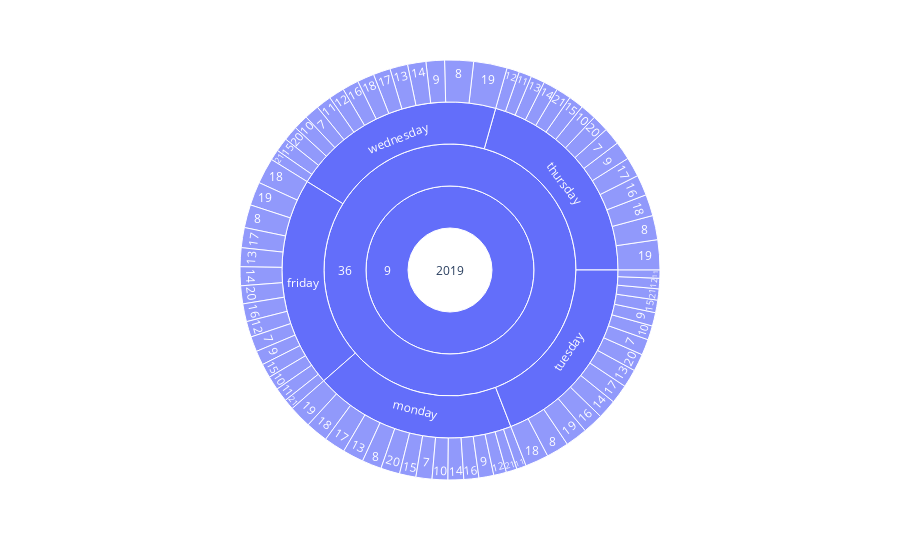

Write notebook code for a chart like this one.
### Code cell
fig = px.sunburst(dff, path=['year','month','week','weekday','hour'], values='totalcustomers',height=800)
fig.show()

### Figure 1 — Plotly figure (JSON) as saved in the notebook; plotly's stock layout.template omitted (floating-point values rounded to 4 significant figures)
{"data": [{"branchvalues": "total", "domain": {"x": [0, 1], "y": [0, 1]}, "hovertemplate": "labels=%{label}<br>totalcustomers=%{value}<br>parent=%{parent}<br>id=%{id}<extra></extra>", "ids": ["2019/9/36/friday/7", "2019/9/36/monday/7", "2019/9/36/thursday/7", "2019/9/36/tuesday/7", "2019/9/36/wednesday/7", "2019/9/36/friday/8", "2019/9/36/monday/8", "2019/9/36/thursday/8", "2019/9/36/tuesday/8", "2019/9/36/wednesday/8", "2019/9/36/friday/9", "2019/9/36/monday/9", "2019/9/36/thursday/9", "2019/9/36/tuesday/9", "2019/9/36/wednesday/9", "2019/9/36/friday/10", "2019/9/36/monday/10", "2019/9/36/thursday/10", "2019/9/36/tuesday/10", "2019/9/36/wednesday/10", "2019/9/36/friday/11", "2019/9/36/monday/11", "2019/9/36/thursday/11", "2019/9/36/tuesday/11", "2019/9/36/wednesday/11", "2019/9/36/friday/12", "2019/9/36/monday/12", "2019/9/36/thursday/12", "2019/9/36/tuesday/12", "2019/9/36/wednesday/12", "2019/9/36/friday/13", "2019/9/36/monday/13", "2019/9/36/thursday/13", "2019/9/36/tuesday/13", "2019/9/36/wednesday/13", "2019/9/36/friday/14", "2019/9/36/monday/14", "2019/9/36/thursday/14", "2019/9/36/tuesday/14", "2019/9/36/wednesday/14", "2019/9/36/friday/15", "2019/9/36/monday/15", "2019/9/36/thursday/15", "2019/9/36/tuesday/15", "2019/9/36/wednesday/15", "2019/9/36/friday/16", "2019/9/36/monday/16", "2019/9/36/thursday/16", "2019/9/36/tuesday/16", "2019/9/36/wednesday/16", "2019/9/36/friday/17", "2019/9/36/monday/17", "2019/9/36/thursday/17", "2019/9/36/tuesday/17", "2019/9/36/wednesday/17", "2019/9/36/friday/18", "2019/9/36/monday/18", "2019/9/36/thursday/18", "2019/9/36/tuesday/18", "2019/9/36/wednesday/18", "2019/9/36/friday/19", "2019/9/36/monday/19", "2019/9/36/thursday/19", "2019/9/36/tuesday/19", "2019/9/36/wednesday/19", "2019/9/36/friday/20", "2019/9/36/monday/20", "2019/9/36/thursday/20", "2019/9/36/tuesday/20", "2019/9/36/wednesday/20", "2019/9/36/friday/21", "2019/9/36/monday/21", "2019/9/36/thursday/21", "2019/9/36/tuesday/21", "2019/9/36/wednesday/21", "2019/9/36/friday", "2019/9/36/monday", "2019/9/36/thursday", "2019/9/36/tuesday", "2019/9/36/wednesday", "2019/9/36", "2019/9", "2019"], "labels": ["7", "7", "7", "7", "7", "8", "8", "8", "8", "8", "9", "9", "9", "9", "9", "10", "10", "10", "10", "10", "11", "11", "11", "11", "11", "12", "12", "12", "12", "12", "13", "13", "13", "13", "13", "14", "14", "14", "14", "14", "15", "15", "15", "15", "15", "16", "16", "16", "16", "16", "17", "17", "17", "17", "17", "18", "18", "18", "18", "18", "19", "19", "19", "19", "19", "20", "20", "20", "20", "20", "21", "21", "21", "21", "21", "friday", "monday", "thursday", "tuesday", "wednesday", "36", "9", "2019"], "name": "", "parents": ["2019/9/36/friday", "2019/9/36/monday", "2019/9/36/thursday", "2019/9/36/tuesday", "2019/9/36/wednesday", "2019/9/36/friday", "2019/9/36/monday", "2019/9/36/thursday", "2019/9/36/tuesday", "2019/9/36/wednesday", "2019/9/36/friday", "2019/9/36/monday", "2019/9/36/thursday", "2019/9/36/tuesday", "2019/9/36/wednesday", "2019/9/36/friday", "2019/9/36/monday", "2019/9/36/thursday", "2019/9/36/tuesday", "2019/9/36/wednesday", "2019/9/36/friday", "2019/9/36/monday", "2019/9/36/thursday", "2019/9/36/tuesday", "2019/9/36/wednesday", "2019/9/36/friday", "2019/9/36/monday", "2019/9/36/thursday", "2019/9/36/tuesday", "2019/9/36/wednesday", "2019/9/36/friday", "2019/9/36/monday", "2019/9/36/thursday", "2019/9/36/tuesday", "2019/9/36/wednesday", "2019/9/36/friday", "2019/9/36/monday", "2019/9/36/thursday", "2019/9/36/tuesday", "2019/9/36/wednesday", "2019/9/36/friday", "2019/9/36/monday", "2019/9/36/thursday", "2019/9/36/tuesday", "2019/9/36/wednesday", "2019/9/36/friday", "2019/9/36/monday", "2019/9/36/thursday", "2019/9/36/tuesday", "2019/9/36/wednesday", "2019/9/36/friday", "2019/9/36/monday", "2019/9/36/thursday", "2019/9/36/tuesday", "2019/9/36/wednesday", "2019/9/36/friday", "2019/9/36/monday", "2019/9/36/thursday", "2019/9/36/tuesday", "2019/9/36/wednesday", "2019/9/36/friday", "2019/9/36/monday", "2019/9/36/thursday", "2019/9/36/tuesday", "2019/9/36/wednesday", "2019/9/36/friday", "2019/9/36/monday", "2019/9/36/thursday", "2019/9/36/tuesday", "2019/9/36/wednesday", "2019/9/36/friday", "2019/9/36/monday", "2019/9/36/thursday", "2019/9/36/tuesday", "2019/9/36/wednesday", "2019/9/36", "2019/9/36", "2019/9/36", "2019/9/36", "2019/9/36", "2019/9", "2019", ""], "type": "sunburst", "values": [87, 92, 99, 91, 85, 132, 112, 139, 129, 165, 82, 85, 105, 77, 106, 80, 90, 91, 81, 85, 79, 55, 73, 47, 88, 90, 73, 72, 60, 89, 108, 120, 80, 104, 102, 108, 90, 83, 110, 105, 81, 94, 86, 72, 79, 102, 86, 118, 118, 94, 115, 122, 112, 109, 98, 148, 128, 123, 134, 97, 135, 129, 172, 127, 192, 103, 109, 96, 99, 85, 60, 62, 86, 64, 61, 1510, 1447, 1535, 1422, 1531, 7445, 7445, 7445]}], "layout": {"autosize": true, "legend": {"tracegroupgap": 0}, "margin": {"t": 60}}}
